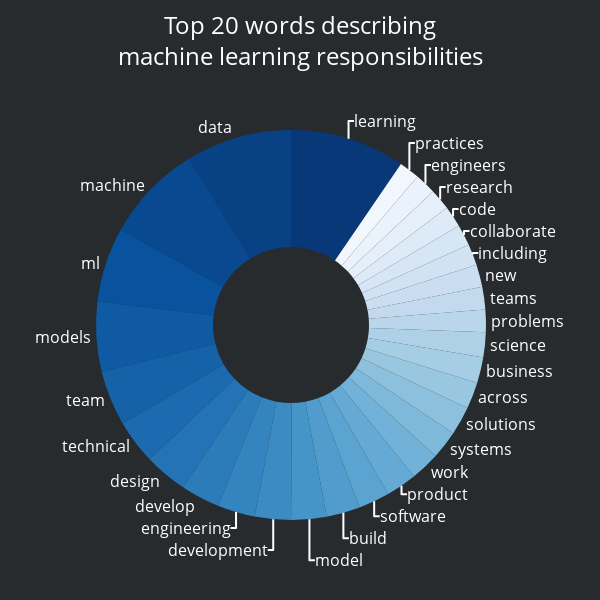

Notebook source saved alongside this figure:
### Code cell
# create unique list of job types for dropdown menu
job_types = df_word_count_res['job_type'].unique().tolist()

from plotly.subplots import make_subplots
pal = list(sns.color_palette(palette='Blues_r', n_colors=30).as_hex())

# add the pie chart to the figure
fig = go.Figure(go.Pie(labels=df_word_count_res[df_word_count_res['job_type'] == job_types[2]]['word'],
                     values=df_word_count_res[df_word_count_res['job_type'] == job_types[2]]['frequency'],
                     textposition='outside', 
                     hole=.4,
                     insidetextorientation='auto',
                     hovertemplate='percent=%{percent:.0%}<br>frequency=%{value}',
                     marker=dict(colors=pal),
                     showlegend=False,
                     #title='Data Analysis',
                     texttemplate="%{label}"))

# set the layout options for the entire figure
fig.update_layout(
    title={
        'text': f"Top 20 words describing<br>machine learning responsibilities",
        'x': 0.50,
        'y': 0.96,
        'xanchor': 'center',
        'yanchor': 'top',
        'pad': {'r': 10, 't': 10, 'b':80},
        'font': {'size': 24}
    },
    width=600,
    height=600,
    margin=dict(t=130),
    plot_bgcolor = "#272b2e",
    paper_bgcolor = "#272b2e",
    font=dict(size = 16, color = 'white')
)

fig.show()
fig.write_html('../images/donut_chart3.html')

### Figure 1 — Plotly figure (JSON) as saved in the notebook; plotly's stock layout.template omitted (floating-point values rounded to 4 significant figures)
{"data": [{"hole": 0.4, "hovertemplate": "percent=%{percent:.0%}<br>frequency=%{value}", "insidetextorientation": "auto", "labels": ["learning", "data", "machine", "ml", "models", "team", "technical", "design", "develop", "engineering", "development", "model", "build", "software", "product", "work", "systems", "solutions", "across", "business", "science", "problems", "teams", "new", "including", "collaborate", "code", "research", "engineers", "practices"], "marker": {"colors": ["#083877", "#084184", "#084990", "#09529d", "#0f5aa3", "#1562a9", "#1c6ab0", "#2373b6", "#2c7cba", "#3484bf", "#3c8cc3", "#4695c8", "#519ccc", "#5ba3d0", "#65aad4", "#72b2d8", "#7fb9da", "#8cc0dd", "#99c7e0", "#a5cde3", "#afd1e7", "#b9d6ea", "#c3daee", "#cbdef1", "#d1e2f3", "#d7e6f5", "#ddeaf7", "#e4eff9", "#eaf3fb", "#f1f7fd"]}, "showlegend": false, "textposition": "outside", "texttemplate": "%{label}", "type": "pie", "values": [174, 160, 148, 113, 106, 83, 67, 65, 59, 57, 56, 52, 51, 47, 47, 44, 43, 43, 40, 39, 38, 34, 34, 34, 32, 32, 32, 32, 32, 31]}], "layout": {"font": {"color": "white", "size": 16}, "height": 600, "margin": {"t": 130}, "paper_bgcolor": "#272b2e", "plot_bgcolor": "#272b2e", "title": {"font": {"size": 24}, "pad": {"b": 80, "r": 10, "t": 10}, "text": "Top 20 words describing<br>machine learning responsibilities", "x": 0.5, "xanchor": "center", "y": 0.96, "yanchor": "top"}, "width": 600}}
